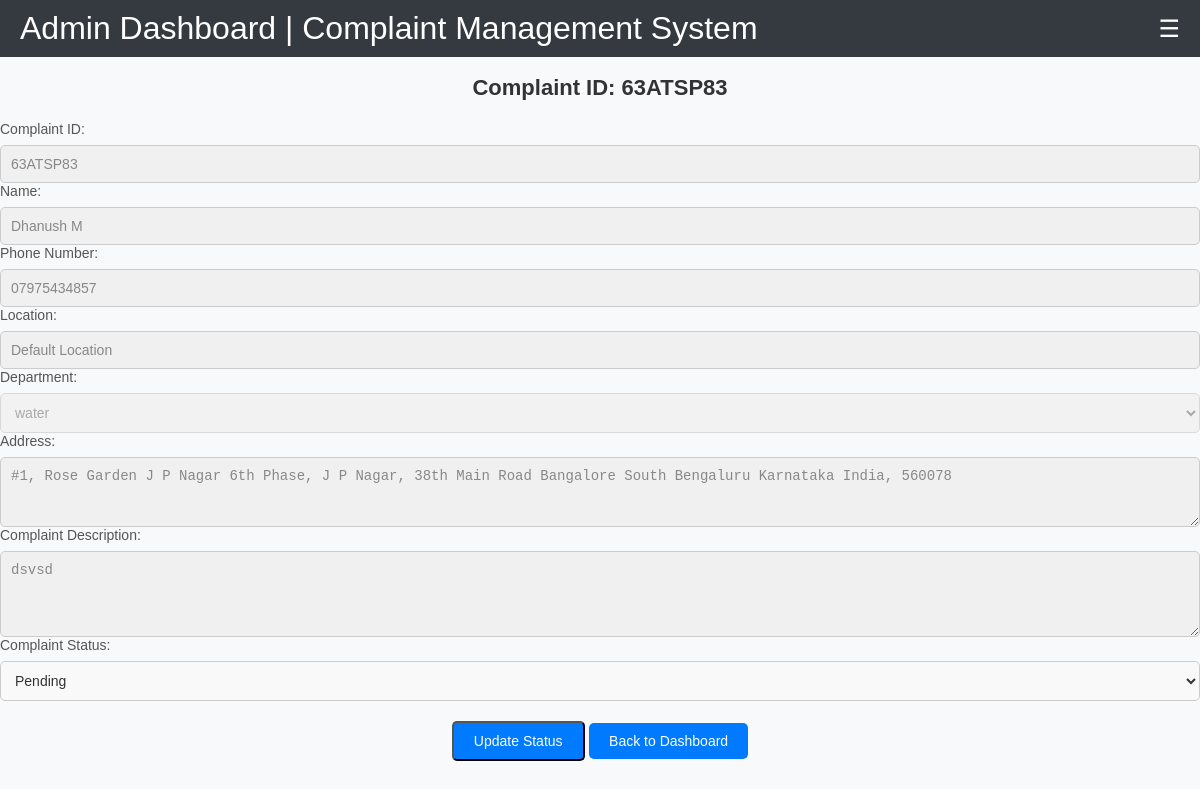
Screenshot of /complaint_details/63ATSP83/ with the database file from the repository.
### core/models.py (models this page shows)
class Complaint(models.Model):
    DEPARTMENT_CHOICES = [
        ('health', 'Health'),
        ('transport', 'Transport'),
        ('agriculture', 'Agriculture'),
        ('water', 'Water'),
        ('education', 'Education'),
        ('electricity', 'Electricity'),
        ('other', 'Other'),
    ]

### core/views.py (the view)
# urls.py: path('complaint_details/<str:complaint_id>/', views.complaint_details, name='complaint_details'),
def complaint_details(request, complaint_id):
    complaint = get_object_or_404(Complaint, complaint_id=complaint_id)
    return render(request, 'auth/complaint_details.html', {'complaint': complaint})

### core/templates/auth/complaint_details.html (shortened to what this page needs)
{% extends 'layouts/admin_layout.html' %}
{% block content %}
<body>
    <div class="container-scroller">
        <div class="navbar">
            <span>Admin Dashboard | Complaint Management System</span>
            <span class="menu-toggle">&#9776;</span>
        </div>
            <h2 class="complaint-header">Complaint ID: {{ complaint.complaint_id }}</h2>
            <div class="complaint-details-form">
                <form method="POST" action="{% url 'update_complaint_status' complaint.complaint_id %}">
                    <div class="form-group">
                        <label for="complaint_id">Complaint ID:</label>
                        <input type="text" id="complaint_id" value="{{ complaint.complaint_id }}" readonly>
                    </div>
                    <div class="form-group">
                        <label for="name">Name:</label>
                        <input type="text" id="name" value="{{ complaint.name }}" readonly>
                    </div>
                    <div class="form-group">
                        <label for="phone">Phone Number:</label>
                        <input type="text" id="phone" value="{{ complaint.phone }}" readonly>
                    </div>
                    <div class="form-group">
                        <label for="location">Location:</label>
                        <input type="text" id="location" value="{{ complaint.location }}" readonly>
                    </div>
                    <div class="form-group">
                        <label for="department">Department:</label>
                        <select id="department" disabled>
                            <option selected>{{ complaint.department }}</option>
                        </select>
                    </div>
                    <div class="form-group">
                        <label for="address">Address:</label>
                        <textarea id="address" rows="3" readonly>{{ complaint.address }}</textarea>
                    </div>
                    <div class="form-group">
                        <label for="description">Complaint Description:</label>
                        <textarea id="description" rows="4" readonly>{{ complaint.complaint }}</textarea>
                    </div>
                    <div class="form-group">
                        <label for="status">Complaint Status:</label>
                        <select id="status" name="status">
                            <option value="pending" {% if complaint.status == 'pending' %}selected{% endif %}>Pending</option>
                        </select>
                    </div>
                    <div class="form-buttons">
                        <button type="submit" class="btn-back">Update Status</button>
                        <a href="{% url 'complaint_page' %}" class="btn-back">Back to Dashboard</a>
                    </div>
                </form>
            </div>
        </div>
</body>
{% endblock %}

### core/templates/layouts/admin_layout.html (style rules this page uses)
body { font-family: Arial, sans-serif; margin: 0; padding: 0; background-color: #f8f9fa; }
.container-scroller { display: flex; flex-direction: column; height: 100vh; }
.navbar { background-color: #343a40; color: white; padding: 10px 20px; display: flex; justify-content: space-between; align-items: center; font-size: xx-large; }
.menu-toggle { cursor: pointer; font-size: 24px; color: white; }

### core/templates/auth/complaint_details.html (style rules this page uses)
.complaint-header { text-align: center; font-size: 22px; font-weight: 600; color: #333333; margin-bottom: 20px; }
.complaint-details-form { display: flex; flex-direction: column; gap: 15px; }
.form-group { display: flex; flex-direction: column; gap: 8px; }
.form-group label { font-size: 14px; color: #555555; font-weight: 500; }
.form-group input, .form-group textarea, .form-group select { padding: 10px; border-radius: 5px; border: 1px solid #cccccc; font-size: 14px; background-color: #f9f9f9; color: #333333; outline: none; transition: border-color 0.3s ease; }
input[readonly], textarea[readonly], select[disabled] { background-color: #f0f0f0; color: #888888; cursor: not-allowed; }
.form-buttons { text-align: center; margin-top: 20px; }
.btn-back { text-decoration: none; color: #ffffff; background-color: #007bff; padding: 10px 20px; border-radius: 5px; font-weight: 500; font-size: 14px; transition: background-color 0.3s ease; }

### rows the page displays
Complaint: complaint_id "63ATSP83", name "Dhanush M", phone "07975434857", location "Default Location", department "water", address "#1, Rose Garden J P Nagar 6th Phase, J P Nagar, 38th Main Road Bangalore South Bengaluru Karnataka India, 560078", complaint "dsvsd", status "Pending"
